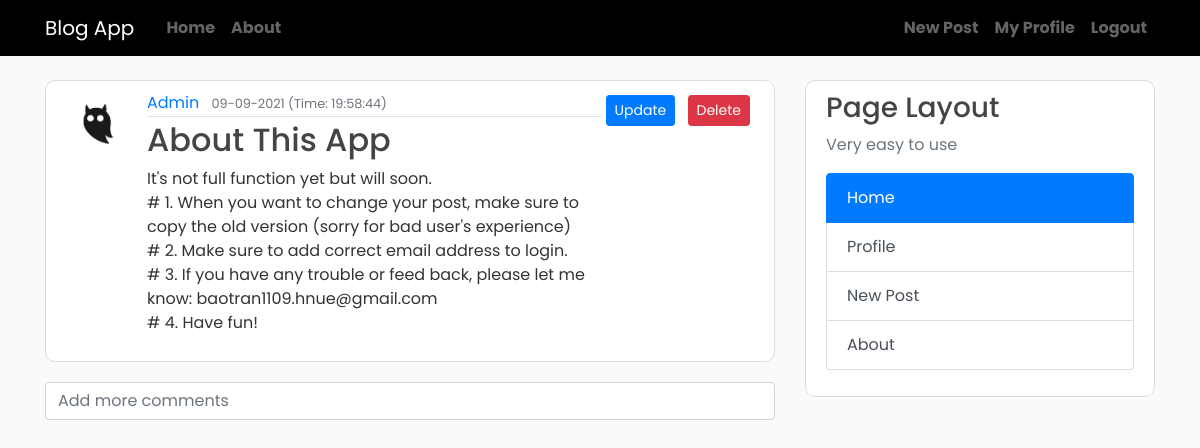
The app's page /post/2 (signed in) with its own data.
### flaskblog/models.py (models this page shows)
class Post(db.Model):
    id = db.Column(db.Integer, primary_key = True)
    title = db.Column(db.String(100), nullable=False)
    time_stamp = db.Column(db.DateTime, nullable=False, default=datetime.now)
    content  = db.Column(db.Text, nullable=False)
    user_id = db.Column(db.Integer, db.ForeignKey('user.id'), nullable=False)

class User(db.Model, UserMixin):
    id = db.Column(db.Integer, primary_key = True)
    username = db.Column(db.String(20), unique=True, nullable=False)
    email = db.Column(db.String(100), unique=True, nullable=False)
    image_file = db.Column(db.String(20), nullable=False, default='default.jpg')
    password = db.Column(db.String(60), nullable=False)
    posts = db.relationship('Post', backref='author', lazy=True)
    comments = db.relationship('Comment', backref='author', lazy=True)

### flaskblog/routes.py (the view, shortened to what this page needs)
@app.route("/post/<int:post_id>" , methods=["POST", "GET"])
@login_required
def post(post_id):
    comment = Comment.query.filter_by(post_id=post_id).all()
    post = Post.query.filter_by(id=post_id).all()
    return render_template("post.html",posts=post, comments=comment)

### flaskblog/models.py (called while the page is built)
@login_manager.user_loader
def load_user(user_id):
    return User.query.get(int(user_id))

### flaskblog/templates/post.html (shortened to what this page needs)
{% extends "layout.html" %}
{% block content %}
    {% for post in posts %}
        <article class="media content-section">
          <img class="rounded-circle article-img" alt="avatar-image" src="{{ url_for('static', filename='profile_photos/' + post.author.image_file) }}">
          <div class="media-body">
            <div class="article-metadata">
              <a class="mr-2" href="/profile/{{ post.author.id }}">{{ post.author.username }}</a>
              <small class="text-muted">{{ post.time_stamp.strftime('%m-%m-%Y (Time: %H:%M:%S)') }}</small>
            </div>
            <h2 class="article-title">{{ post.title }}</h2>
            <p class="article-content">{{ post.content }}</p>
          </div>
          {% if post.author == current_user %}
          <div>
            <a class="btn btn-primary btn-sm m-1" href="/post/update/{{ post.id }}">Update</a>
            <a class="btn btn-danger btn-sm m-1" href="/post/delete/{{ post.id }}">Delete</a>
          </div>
          {% endif %}
        </article>
        <form action="/post/{{ post.id }}" method="POST">
          <div class="form-group">
            <input type="text" class="form-control" placeholder="Add more comments" name="comment" required>
          </div>
        </form>
    {% endfor %}
{% endblock content %}

### flaskblog/static/main.css (style rules this page uses)
body { background: #fafafa; color: #333333; margin-top: 5rem; font-family: 'Poppins', sans-serif; }
h1, h2, h3, h4, h5, h6 { color: #444444; }
.content-section { background: #ffffff; padding: 10px 20px; border: 1px solid #dddddd; border-radius: 10px; margin-bottom: 20px; }
.article-title { color: #444444; }
.article-content { white-space: pre-line; }
.article-img { height: 65px; width: 65px; margin-right: 16px; }
.article-metadata { padding-bottom: 1px; margin-bottom: 4px; border-bottom: 1px solid #e3e3e3 }

### records on screen
Post: image_file (picture), author.username "Admin", time_stamp "09-09-2021 (Time: 19:58:44)", title "About This App", content "It's not full function yet but will soon. # 1. When you want to change your post, make sure to copy the old version (sorry for bad user's experience) # 2. Make sure to add correct email address to login. # 3. If you have any trouble or feed back, please let me know: baotran1109.hnue@gmail.com # 4. Have fun!"
